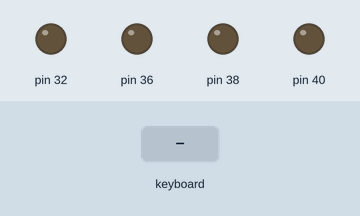
The program below on a simulated Raspberry Pi (header pin numbers). Shown: output pins drawn as LEDs (lit = HIGH). The test bench sets the inputs (shaded band).

Above: at 1.2 s.
1.3 s: key up typed on the keyboard
At 2.5 s:
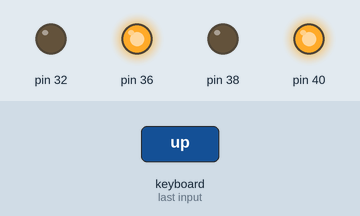
2.8 s: key down typed on the keyboard
At 3.8 s:
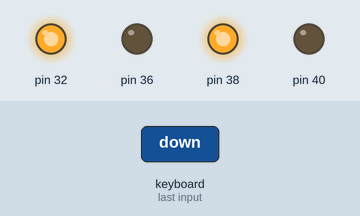
4.3 s: key right typed on the keyboard
At 4.9 s:
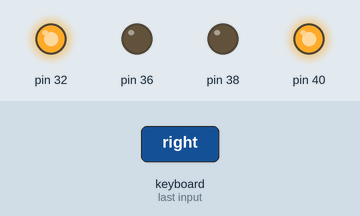
5.8 s: key left typed on the keyboard
At 6.1 s:
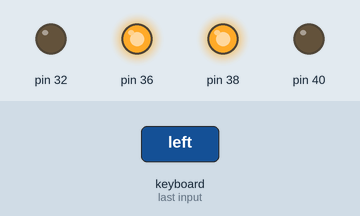
7.3 s: key enter typed on the keyboard
At 8.4 s:
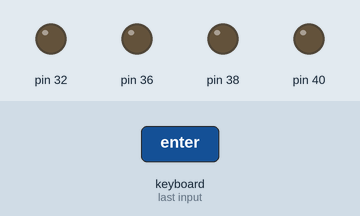
Timing chart, 0 to 9.8 s (numbered marks = the images above; inputs shaded):
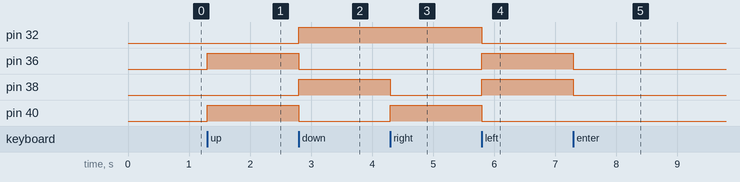

Measured:
- after the input at 1.3 s, pin 36, pin 40: LOW → HIGH at once
- after the input at 2.8 s, pin 32, pin 38: LOW → HIGH at once; pin 36, pin 40: HIGH → LOW at once
- after the input at 4.3 s, pin 38: HIGH → LOW at once; pin 40: LOW → HIGH at once
- after the input at 5.8 s, pin 32, pin 40: HIGH → LOW at once; pin 36, pin 38: LOW → HIGH at once
- after the input at 7.3 s, pin 36, pin 38: HIGH → LOW at once

The program:

mybot3.py
```python
# import curses and GPIO
import curses
import RPi.GPIO as GPIO

#set GPIO numbering mode and define output pins
GPIO.setmode(GPIO.BOARD)
GPIO.setup(32,GPIO.OUT)
GPIO.setup(36,GPIO.OUT)
GPIO.setup(38,GPIO.OUT)
GPIO.setup(40,GPIO.OUT)

# Get the curses window, turn off echoing of keyboard to screen, turn on
# instant (no waiting) key response, and use special values for cursor keys
screen = curses.initscr()
curses.noecho()
curses.cbreak()
screen.keypad(True)

try:
        while True:
            char = screen.getch()
            if char == ord('q'):
                break
            elif char == curses.KEY_UP:
                GPIO.output(32,False)
                GPIO.output(36,True)
                GPIO.output(38,False)
                GPIO.output(40,True)
            elif char == curses.KEY_DOWN:
                GPIO.output(32,True)
                GPIO.output(36,False)
                GPIO.output(38,True)
                GPIO.output(40,False)
            elif char == curses.KEY_RIGHT:
                GPIO.output(32,True)
                GPIO.output(36,False)
                GPIO.output(38,False)
                GPIO.output(40,True)
            elif char == curses.KEY_LEFT:
                GPIO.output(32,False)
                GPIO.output(36,True)
                GPIO.output(38,True)
                GPIO.output(40,False)
            elif char == 10:
                GPIO.output(32,False)
                GPIO.output(36,False)
                GPIO.output(38,False)
                GPIO.output(40,False)

finally:
    #Close down curses properly, inc turn echo back on!
    curses.nocbreak(); screen.keypad(0); curses.echo()
    curses.endwin()
    GPIO.cleanup()
```
